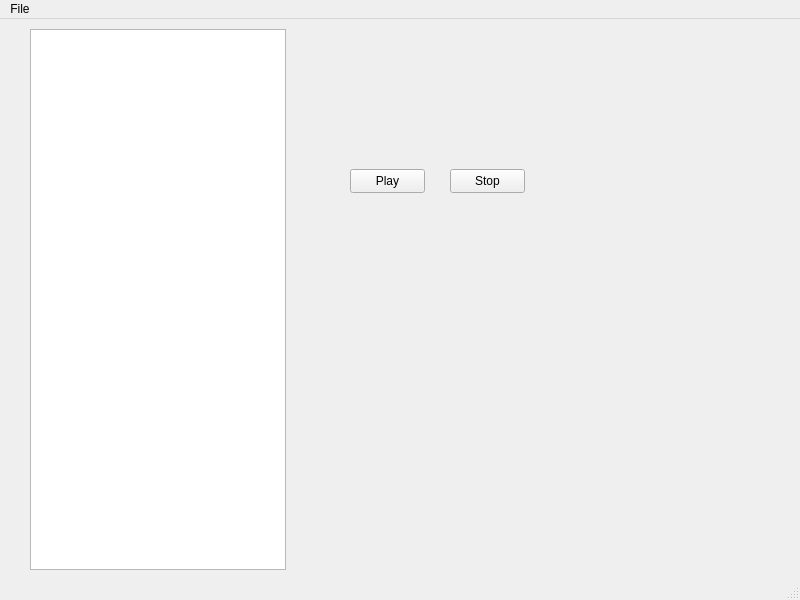
<?xml version="1.0" encoding="UTF-8"?>
<ui version="4.0">
 <class>MainWindow</class>
 <widget class="QMainWindow" name="MainWindow">
  <property name="geometry">
   <rect>
    <x>0</x>
    <y>0</y>
    <width>800</width>
    <height>600</height>
   </rect>
  </property>
  <property name="windowTitle">
   <string>MainWindow</string>
  </property>
  <widget class="QWidget" name="centralwidget">
   <widget class="QPushButton" name="btnPlay">
    <property name="geometry">
     <rect>
      <x>350</x>
      <y>150</y>
      <width>75</width>
      <height>24</height>
     </rect>
    </property>
    <property name="text">
     <string>Play</string>
    </property>
   </widget>
   <widget class="QPushButton" name="btnStop">
    <property name="geometry">
     <rect>
      <x>450</x>
      <y>150</y>
      <width>75</width>
      <height>24</height>
     </rect>
    </property>
    <property name="text">
     <string>Stop</string>
    </property>
   </widget>
   <widget class="QCustomPlot" name="plot" native="true">
    <property name="geometry">
     <rect>
      <x>299</x>
      <y>219</y>
      <width>481</width>
      <height>331</height>
     </rect>
    </property>
   </widget>
   <widget class="QTableWidget" name="tableWidget">
    <property name="geometry">
     <rect>
      <x>30</x>
      <y>10</y>
      <width>256</width>
      <height>541</height>
     </rect>
    </property>
   </widget>
  </widget>
  <widget class="QMenuBar" name="menubar">
   <property name="geometry">
    <rect>
     <x>0</x>
     <y>0</y>
     <width>800</width>
     <height>22</height>
    </rect>
   </property>
   <widget class="QMenu" name="menuFile_Enter_Open_Enter">
    <property name="title">
     <string>File</string>
    </property>
    <addaction name="actionOpen"/>
   </widget>
   <addaction name="menuFile_Enter_Open_Enter"/>
  </widget>
  <widget class="QStatusBar" name="statusbar"/>
  <action name="actionOpen">
   <property name="text">
    <string>Open</string>
   </property>
   <property name="toolTip">
    <string>Open a WAV file</string>
   </property>
   <property name="menuRole">
    <enum>QAction::MenuRole::NoRole</enum>
   </property>
  </action>
 </widget>
 <customwidgets>
  <customwidget>
   <class>QCustomPlot</class>
   <extends>QWidget</extends>
   <header>libs/qcustomplot.h</header>
   <container>1</container>
  </customwidget>
 </customwidgets>
 <resources/>
 <connections/>
</ui>
